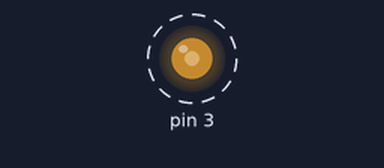
Bench run of a sketch on a simulated Arduino Uno, built with avr-gcc and run on an emulated ATmega328P. Shown: output pins drawn as LEDs (lit = HIGH). Dashed ring = blinking.

Above: at 0.05 s.
Timing chart, 0 to 4.6 s (numbered marks = the images above):
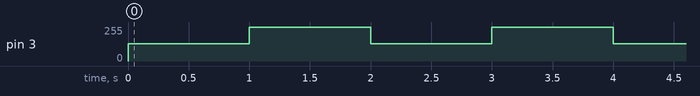

Measured:
- by itself, pin 3: alternates 255/255 for 1.0 s and 128/255 for 1.0 s

The sketch:

_3DiscreteBrightnesses.ino
```cpp
void setup() {
  // put your setup code here, to run once:
pinMode(3,OUTPUT);
}

void loop() {
  // put your main code here, to run repeatedly:
//analogWrite(3,0);
//delay(100);
analogWrite(3,128);
delay(1000);
analogWrite(3,255);
delay(1000);
}
```
